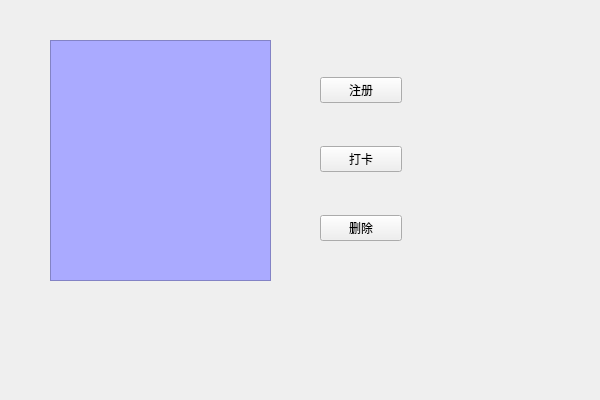
<?xml version="1.0" encoding="UTF-8"?>
<ui version="4.0">
 <class>Widget</class>
 <widget class="QWidget" name="Widget">
  <property name="geometry">
   <rect>
    <x>0</x>
    <y>0</y>
    <width>600</width>
    <height>400</height>
   </rect>
  </property>
  <property name="windowTitle">
   <string>Widget</string>
  </property>
  <widget class="QTextEdit" name="textEdit">
   <property name="geometry">
    <rect>
     <x>50</x>
     <y>40</y>
     <width>221</width>
     <height>241</height>
    </rect>
   </property>
   <property name="styleSheet">
    <string notr="true">background-color: rgb(170, 170, 255);</string>
   </property>
  </widget>
  <widget class="QWidget" name="">
   <property name="geometry">
    <rect>
     <x>320</x>
     <y>40</y>
     <width>82</width>
     <height>241</height>
    </rect>
   </property>
   <layout class="QVBoxLayout" name="verticalLayout">
    <item>
     <widget class="QPushButton" name="btn_register">
      <property name="text">
       <string>注册</string>
      </property>
     </widget>
    </item>
    <item>
     <widget class="QPushButton" name="btn_check">
      <property name="text">
       <string>打卡</string>
      </property>
     </widget>
    </item>
    <item>
     <widget class="QPushButton" name="btn_delete">
      <property name="text">
       <string>删除</string>
      </property>
     </widget>
    </item>
   </layout>
  </widget>
 </widget>
 <resources/>
 <connections/>
</ui>
